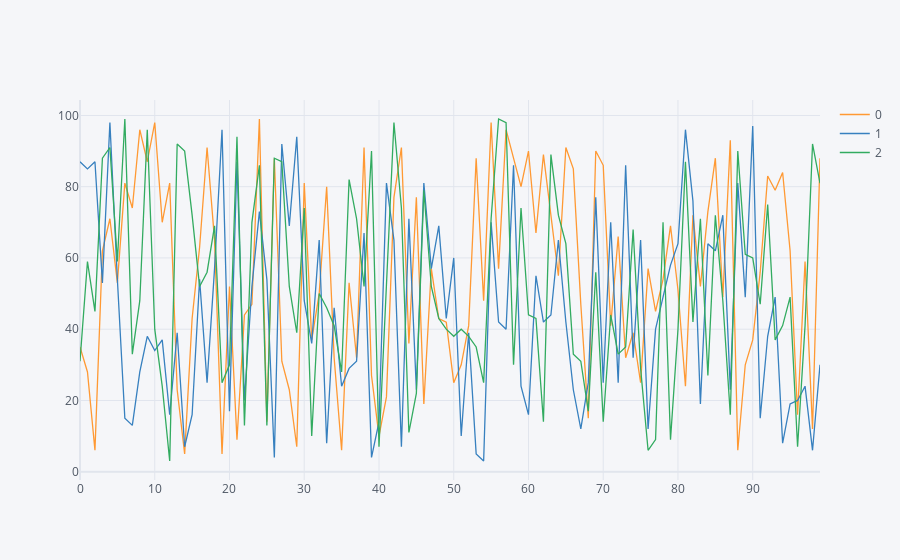

The notebook cell this image was saved under:
### Code cell
df0.iplot()

### Figure 1 — Plotly figure (JSON) as saved in the notebook; plotly's stock layout.template omitted (floating-point values rounded to 4 significant figures)
{"data": [{"line": {"color": "rgba(255, 153, 51, 1.0)", "dash": "solid", "shape": "linear", "width": 1.3}, "mode": "lines", "name": "0", "text": "", "type": "scatter", "x": [0, 1, 2, 3, 4, 5, 6, 7, 8, 9, 10, 11, 12, 13, 14, 15, 16, 17, 18, 19, 20, 21, 22, 23, 24, 25, 26, 27, 28, 29, 30, 31, 32, 33, 34, 35, 36, 37, 38, 39, 40, 41, 42, 43, 44, 45, 46, 47, 48, 49, 50, 51, 52, 53, 54, 55, 56, 57, 58, 59, 60, 61, 62, 63, 64, 65, 66, 67, 68, 69, 70, 71, 72, 73, 74, 75, 76, 77, 78, 79, 80, 81, 82, 83, 84, 85, 86, 87, 88, 89, 90, 91, 92, 93, 94, 95, 96, 97, 98, 99], "y": [35, 28, 6, 62, 71, 53, 81, 74, 96, 87, 98, 70, 81, 23, 5, 43, 63, 91, 65, 5, 52, 9, 44, 47, 99, 14, 88, 31, 23, 7, 81, 37, 50, 80, 32, 6, 53, 32, 91, 27, 10, 21, 77, 91, 36, 77, 19, 57, 43, 42, 25, 30, 41, 88, 48, 98, 57, 96, 88, 80, 90, 67, 89, 72, 55, 91, 85, 47, 15, 90, 86, 41, 66, 32, 39, 25, 57, 45, 54, 69, 51, 24, 72, 52, 73, 88, 49, 93, 6, 30, 37, 56, 83, 79, 84, 62, 16, 59, 12, 88]}, {"line": {"color": "rgba(55, 128, 191, 1.0)", "dash": "solid", "shape": "linear", "width": 1.3}, "mode": "lines", "name": "1", "text": "", "type": "scatter", "x": [0, 1, 2, 3, 4, 5, 6, 7, 8, 9, 10, 11, 12, 13, 14, 15, 16, 17, 18, 19, 20, 21, 22, 23, 24, 25, 26, 27, 28, 29, 30, 31, 32, 33, 34, 35, 36, 37, 38, 39, 40, 41, 42, 43, 44, 45, 46, 47, 48, 49, 50, 51, 52, 53, 54, 55, 56, 57, 58, 59, 60, 61, 62, 63, 64, 65, 66, 67, 68, 69, 70, 71, 72, 73, 74, 75, 76, 77, 78, 79, 80, 81, 82, 83, 84, 85, 86, 87, 88, 89, 90, 91, 92, 93, 94, 95, 96, 97, 98, 99], "y": [87, 85, 87, 53, 98, 54, 15, 13, 28, 38, 34, 37, 16, 39, 7, 16, 54, 25, 57, 96, 17, 87, 20, 52, 73, 54, 4, 92, 69, 94, 48, 36, 65, 8, 46, 24, 29, 31, 67, 4, 14, 81, 65, 7, 71, 23, 81, 57, 69, 43, 60, 10, 39, 5, 3, 70, 42, 40, 86, 24, 16, 55, 42, 44, 65, 42, 23, 12, 25, 77, 25, 70, 25, 86, 32, 65, 12, 40, 49, 58, 64, 96, 76, 19, 64, 62, 72, 23, 81, 49, 97, 15, 38, 49, 8, 19, 20, 24, 6, 30]}, {"line": {"color": "rgba(50, 171, 96, 1.0)", "dash": "solid", "shape": "linear", "width": 1.3}, "mode": "lines", "name": "2", "text": "", "type": "scatter", "x": [0, 1, 2, 3, 4, 5, 6, 7, 8, 9, 10, 11, 12, 13, 14, 15, 16, 17, 18, 19, 20, 21, 22, 23, 24, 25, 26, 27, 28, 29, 30, 31, 32, 33, 34, 35, 36, 37, 38, 39, 40, 41, 42, 43, 44, 45, 46, 47, 48, 49, 50, 51, 52, 53, 54, 55, 56, 57, 58, 59, 60, 61, 62, 63, 64, 65, 66, 67, 68, 69, 70, 71, 72, 73, 74, 75, 76, 77, 78, 79, 80, 81, 82, 83, 84, 85, 86, 87, 88, 89, 90, 91, 92, 93, 94, 95, 96, 97, 98, 99], "y": [31, 59, 45, 88, 91, 59, 99, 33, 48, 96, 40, 24, 3, 92, 90, 72, 52, 56, 69, 25, 30, 94, 13, 70, 86, 13, 88, 87, 52, 39, 74, 10, 50, 46, 41, 28, 82, 71, 52, 90, 7, 52, 98, 74, 11, 22, 79, 52, 43, 40, 38, 40, 38, 35, 25, 71, 99, 98, 30, 74, 44, 43, 14, 89, 72, 64, 33, 31, 17, 56, 14, 44, 33, 35, 68, 29, 6, 9, 70, 9, 40, 87, 42, 71, 27, 72, 48, 16, 90, 61, 60, 47, 75, 37, 41, 49, 7, 41, 92, 81]}], "layout": {"legend": {"bgcolor": "#F5F6F9", "font": {"color": "#4D5663"}}, "paper_bgcolor": "#F5F6F9", "plot_bgcolor": "#F5F6F9", "title": {"font": {"color": "#4D5663"}}, "xaxis": {"gridcolor": "#E1E5ED", "showgrid": true, "tickfont": {"color": "#4D5663"}, "title": {"font": {"color": "#4D5663"}, "text": ""}, "zerolinecolor": "#E1E5ED"}, "yaxis": {"gridcolor": "#E1E5ED", "showgrid": true, "tickfont": {"color": "#4D5663"}, "title": {"font": {"color": "#4D5663"}, "text": ""}, "zerolinecolor": "#E1E5ED"}}}
